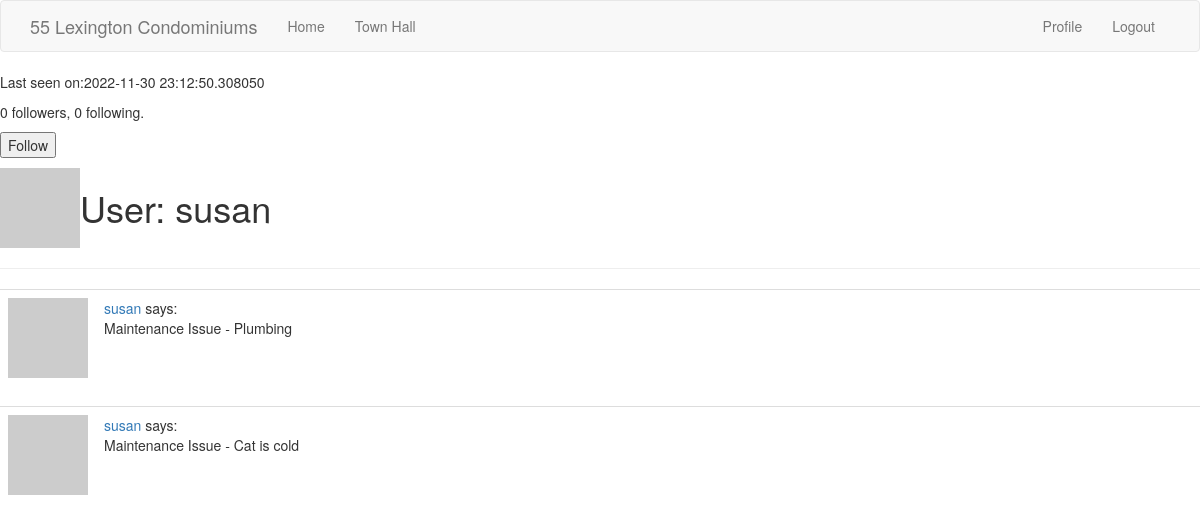
The page /user/susan (signed in) on the database its author committed.
### app/models.py (models this page shows, shortened)
class User(UserMixin, db.Model):
    id = db.Column(db.Integer, primary_key = True)
    username = db.Column(db.String(64), index = True, unique = True)
    email = db.Column(db.String(120), index = True, unique = True)
    password_hash = db.Column(db.String(128))
    posts = db.relationship('Post', backref='author', lazy='dynamic')
    about_me = db.Column(db.String(140))
    last_seen = db.Column(db.DateTime, default=datetime.utcnow)
    followed = db.relationship('User', secondary=followers, primaryjoin=(followers.c.follower_id == id), secondaryjoin=(followers.c.followed_id == id), backref=db.backref('followers',lazy='dynamic'), lazy='dynamic')
    def avatar(self, size):
        digest = md5(self.email.lower().encode('utf-8')).hexdigest()
        return 'https://www.gravatar.com/avatar/{}?d=identicon&s={}'.format(digest, size)
    def is_following(self, user):
        return self.followed.filter(followers.c.followed_id == user.id).count() > 0

### app/routes.py (the view)
@app.route('/user/<username>')
@login_required
def user(username):
    user = User.query.filter_by(username=username).first_or_404()
    form = EmptyForm()
    posts = [
        {'author':user, 'body':'Maintenance Issue - Plumbing'},
        {'author':user, 'body':'Maintenance Issue - Cat is cold'}
    ]
    return render_template('user.html', user = user, posts = posts, form = form)

### app/forms.py
class EmptyForm(FlaskForm):
    submit = SubmitField('Submit')

### app/models.py (called while the page is built)
@login.user_loader
def load_user(id):
    return User.query.get(int(id))

### app/routes.py (called while the page is built)
@app.before_request
def before_request():
    if current_user.is_authenticated:
        current_user.last_seen = datetime.utcnow()
        db.session.commit()

### app/templates/user.html (shortened to what this page needs)
{% extends "base.html" %}
{% block content %}
    <table>
        <tr valign="top">
            <td><img src="{{ user.avatar(128) }}"></td>
            <td>
                <h1>User: {{ user.username }}</h1></td>
                {% if user.last_seen %}<p>Last seen on:{{ user.last_seen }}</p>{% endif %}
                <p>{{ user.followers.count() }} followers, {{ user.followed.count() }} following.</p>
        {% if user == current_user %}
        <p><a href="{{ url_for('edit_profile') }}">Edit your profile</a></p>
        {% elif not current_user.is_following(user) %}
        <p>
            <form action="{{ url_for('follow', username=user.username) }}" method="post">
                {{ form.submit(value='Follow') }}
            </form>
        </p>
        {% endif %}
    </table>
    <hr>
    {% for post in posts %}
        {% include '_post.html' %}
    {% endfor %}
{% endblock %}

### app/templates/_post.html
<table class="table table-hover">
    <tr>
        <td width="70px">
            <a href="{{ url_for('user', username=post.author.username) }}">
                <img src="{{ post.author.avatar(70) }}" />
            </a>
        </td>
        <td>
            <a href="{{ url_for('user', username=post.author.username) }}">
                {{ post.author.username }}
            </a>
            says:
            <br>
            {{ post.body }}
        </td>
    </tr>
</table>

### rows shown on the page
User: username "susan", last_seen "2022-11-30 23:12:50.308050", author.username "susan" "susan"

### other values the page prints
{{ user.followers.count() }} "0"
{{ user.followed.count() }} "0"
{{ post.body }} "Maintenance Issue - Plumbing" "Maintenance Issue - Cat is cold"
